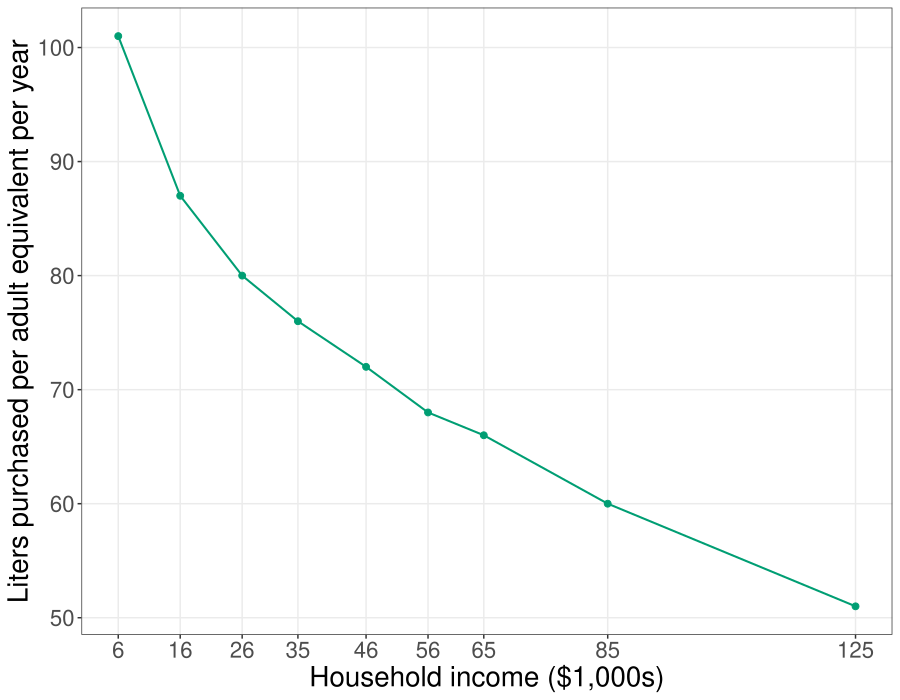

Write the R code that produced this figure.
library(ggplot2)
library(readr)

COL <- c("#7fc97f", "#beaed4", "#fdc086", "#ffff99", "#386cb0", "#f0027f", "#bf5b17", "#666666")
COLA <- c("#e0f3db", "#99d8c9","#66c2a4","#41ae76", "#238b45", "#005824")
COLB <- c("#c6dbef", "#4eb3d3", "#2b8cbe", "#0868ac","#084081")
COLC <- c("#fcfbfd", "#efedf5", "#dadaeb", "#bcbddc", "#9e9ac8", "#807dba", "#6a51a3", "#54278f", "#3f007d")
CBCols <- c("#009E73","#0072B2","#E69F00","#CC79A7", "#F0E442")

homescan_sugar_bev <- read_csv("firmmarketsupply/homescan_sugar_bev.csv")
head(homescan_sugar_bev)

# round values
homescan_sugar_bev <- homescan_sugar_bev %>% 
  mutate_if(is.numeric, ~round(., 0))

sug_bev <- ggplot(homescan_sugar_bev, aes(x = X, y = Y)) +
  geom_point(col = CBCols[1], size = 2) + 
  geom_line(col = CBCols[1], lwd = 0.7) +
  #geom_bar(stat = "identity") +
  scale_x_continuous(labels = homescan_sugar_bev[["X"]], breaks = homescan_sugar_bev[["X"]]) +
  labs(x = "Household income ($1,000s)", 
       y = "Liters purchased per adult equivalent per year") + 
  theme_bw() + 
  theme(axis.text = element_text(size = 16),
        axis.title = element_text(size = 20),
        panel.grid.minor = element_blank())

ggsave("indmarketdemand/sugar_tax_data.pdf", width = 9, height = 7)
